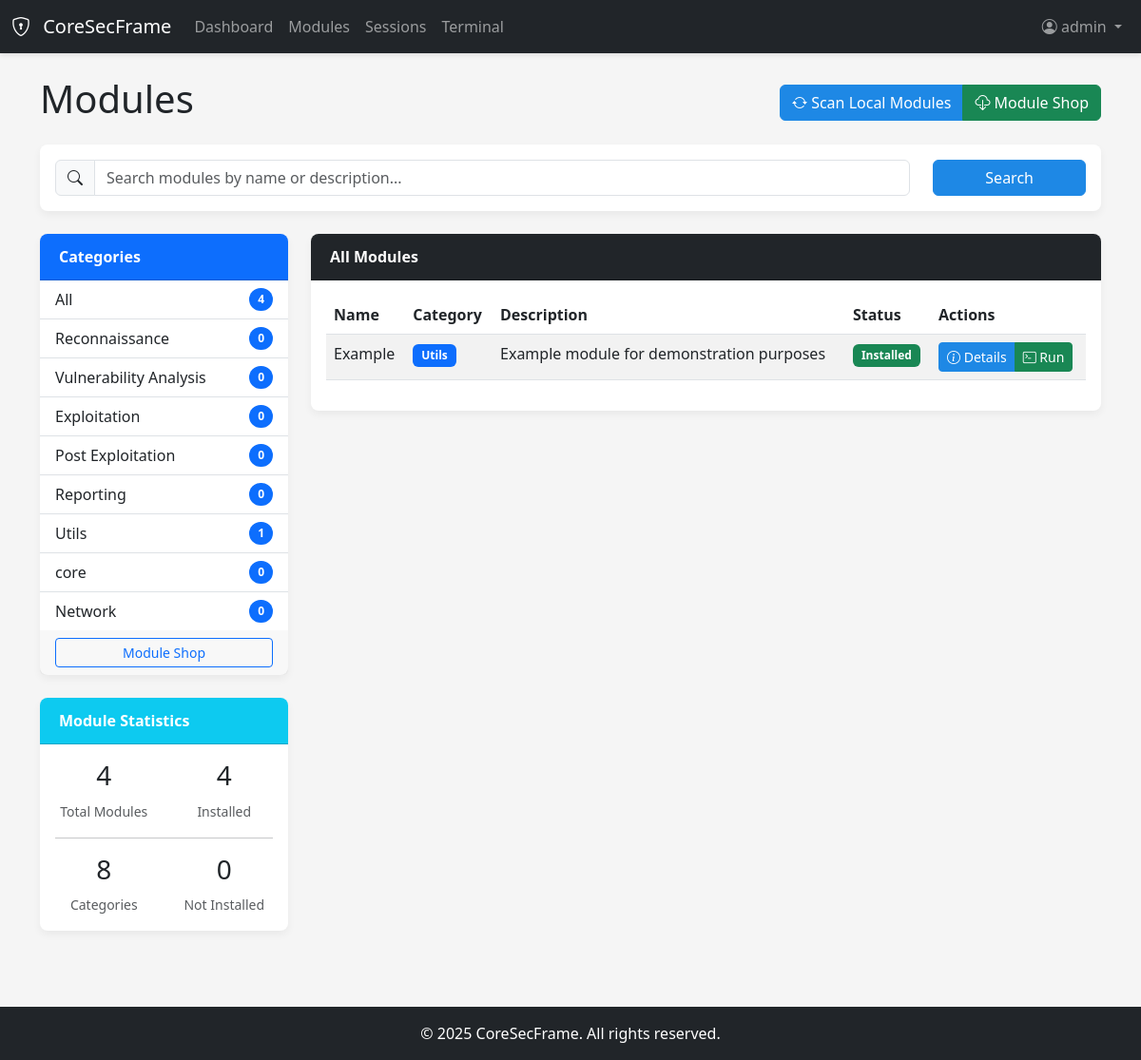
Screenshot of /modules/category/Utils (signed in) with the database file from the repository.
### app/auth/models.py (models this page shows, shortened)
class User(UserMixin, db.Model):
    id = db.Column(db.Integer, primary_key=True)
    username = db.Column(db.String(64), index=True, unique=True)
    email = db.Column(db.String(120), index=True, unique=True)
    password_hash = db.Column(db.String(128))
    role = db.Column(db.String(20), default='user')  # 'admin' or 'user'
    created_at = db.Column(db.DateTime, default=datetime.utcnow)
    last_login = db.Column(db.DateTime, nullable=True)
    def is_admin(self):
        return self.role == 'admin'

### app/modules/models.py (models this page shows, shortened)
class ModuleCategory(db.Model):
    id = db.Column(db.Integer, primary_key=True)
    name = db.Column(db.String(64), index=True, unique=True)
    description = db.Column(db.Text, nullable=True)
    created_at = db.Column(db.DateTime, default=datetime.utcnow)

class Module(db.Model):
    id = db.Column(db.Integer, primary_key=True)
    name = db.Column(db.String(64), index=True, unique=True)
    description = db.Column(db.Text)
    category = db.Column(db.String(64), index=True)
    command = db.Column(db.String(128))
    remote_url = db.Column(db.String(256), nullable=True)
    local_path = db.Column(db.String(256))
    installed = db.Column(db.Boolean, default=False)
    installed_date = db.Column(db.DateTime, nullable=True)
    last_used = db.Column(db.DateTime, nullable=True)
    created_at = db.Column(db.DateTime, default=datetime.utcnow)
    updated_at = db.Column(db.DateTime, default=datetime.utcnow, onupdate=datetime.utcnow)

### app/modules/routes.py (the view)
@modules_bp.route('/category/<name>')
@login_required
def category(name):
    category = ModuleCategory.query.filter_by(name=name).first_or_404()
    modules = Module.query.filter_by(category=name).all()
    categories = ModuleCategory.query.all()
    installed_modules = Module.query.filter_by(installed=True).count()
    total_modules = Module.query.count()
    return render_template(
        'modules/index.html',
        title=f'Category: {name}',
        modules=modules,
        categories=categories,
        installed_modules=installed_modules,
        total_modules=total_modules,
        current_category=category
    )

### app/auth/models.py (called while the page is built)
@login_manager.user_loader
def load_user(id):
    return User.query.get(int(id))

### app/templates/modules/index.html (shortened to what this page needs)
{% extends "base.html" %}
{% block content %}
<div class="row mb-3">
    <div class="col-md-12 d-flex justify-content-between align-items-center">
        <h1>Modules</h1>
        <div class="btn-group" role="group">
            <a href="{{ url_for('modules.scan') }}" class="btn btn-primary">
                <i class="bi bi-arrow-repeat"></i> Scan Local Modules
            </a>
            <a href="{{ url_for('modules.shop') }}" class="btn btn-success">
                <i class="bi bi-cloud-download"></i> Module Shop
            </a>
        </div>
    </div>
</div>
<div class="row">
    <div class="col-md-12">
        <div class="card mb-4">
            <div class="card-body">
                <form action="{{ url_for('modules.search') }}" method="get" class="row align-items-center">
                    <div class="col-md-10">
                        <div class="input-group">
                            <span class="input-group-text"><i class="bi bi-search"></i></span>
                            <input type="text" name="q" class="form-control" placeholder="Search modules by name or description...">
                        </div>
                    </div>
                    <div class="col-md-2">
                        <button type="submit" class="btn btn-primary w-100">Search</button>
                    </div>
                </form>
            </div>
        </div>
    </div>
</div>
<div class="row">
    <div class="col-md-3">
        <div class="card mb-4">
            <div class="card-header bg-primary text-white">
                Categories
            </div>
            <div class="list-group list-group-flush">
                <a href="{{ url_for('modules.index') }}" class="list-group-item list-group-item-action d-flex justify-content-between align-items-center">
                    All
                    <span class="badge bg-primary rounded-pill">{{ total_modules }}</span>
                </a>
                {% for category in categories %}
                <a href="{{ url_for('modules.category', name=category.name) }}" class="list-group-item list-group-item-action d-flex justify-content-between align-items-center">
                    {{ category.name }}
                    <span class="badge bg-primary rounded-pill">
                        {{ modules|selectattr('category', 'equalto', category.name)|list|length }}
                    </span>
                </a>
                {% endfor %}
            </div>
            <div class="card-footer">
                <div class="d-grid">
                    <a href="{{ url_for('modules.shop') }}" class="btn btn-sm btn-outline-primary">Module Shop</a>
                </div>
            </div>
        </div>
        <div class="card">
            <div class="card-header bg-info text-white">
                Module Statistics
            </div>
            <div class="card-body">
                <div class="row text-center">
                    <div class="col-6">
                        <h3>{{ total_modules }}</h3>
                        <small class="text-muted">Total Modules</small>
                    </div>
                    <div class="col-6">
                        <h3>{{ installed_modules }}</h3>
                        <small class="text-muted">Installed</small>
                    </div>
                </div>
                <hr>
                <div class="row text-center">
                    <div class="col-6">
                        <h3>{{ categories|length }}</h3>
                        <small class="text-muted">Categories</small>
                    </div>
                    <div class="col-6">
                        <h3>{{ total_modules - installed_modules }}</h3>
                        <small class="text-muted">Not Installed</small>
                    </div>
                </div>
            </div>
        </div>
    </div>
    <div class="col-md-9">
        <div class="card">
            <div class="card-header bg-dark text-white">
                All Modules
            </div>
            <div class="card-body">
                <div class="table-responsive">
                    <table class="table table-striped table-hover">
                        <thead>
                            <tr>
                                <th>Name</th>
                                <th>Category</th>
                                <th>Description</th>
                                <th>Status</th>
                                <th>Actions</th>
                            </tr>
                        </thead>
                        <tbody>
                            {% for module in modules %}
                            <tr>
                                <td>{{ module.name }}</td>
                                <td>
                                    <a href="{{ url_for('modules.category', name=module.category) }}" class="badge bg-primary text-decoration-none">
                                        {{ module.category }}
                                    </a>
                                </td>
                                <td>{{ module.description|truncate(60) }}</td>
                                <td>
                                    {% if module.installed %}
                                    <span class="badge bg-success">Installed</span>
                                    {% else %}
                                    <span class="badge bg-danger">Not Installed</span>
                                    {% endif %}
                                </td>
                                <td>
                                    <div class="btn-group" role="group">
                                        <a href="{{ url_for('modules.view', id=module.id) }}" class="btn btn-sm btn-primary">
                                            <i class="bi bi-info-circle"></i> Details
                                        </a>
                                        {% if module.installed %}
                                        <a href="{{ url_for('terminal.new') }}?module={{ module.name }}" class="btn btn-sm btn-success">
                                            <i class="bi bi-terminal"></i> Run
                                        </a>
                                        {% endif %}
                                    </div>
                                </td>
                            </tr>
                            {% else %}
                            <tr>
                                <td colspan="5" class="text-center">No modules found</td>
                            </tr>
                            {% endfor %}
                        </tbody>
                    </table>
                </div>
            </div>
        </div>
    </div>
</div>
{% endblock %}

### app/templates/base.html (shortened to what this page needs)
<!DOCTYPE html>
<html lang="en">
<head>
    <link href="https://cdn.jsdelivr.net/npm/bootstrap@5.3.0-alpha1/dist/css/bootstrap.min.css" rel="stylesheet">
    <link rel="stylesheet" href="https://cdn.jsdelivr.net/npm/bootstrap-icons@1.10.3/font/bootstrap-icons.css">
    <link rel="stylesheet" href="{{ url_for('static', filename='css/styles.css') }}">
</head>
<body class="d-flex flex-column min-vh-100">
    <body class="d-flex flex-column min-vh-100">
        <header>
            <nav class="navbar navbar-expand-lg navbar-dark bg-dark">
                <div class="container-fluid">
                    <a class="navbar-brand" href="{{ url_for('core.index') }}">
                        <i class="bi bi-shield-lock me-2"></i>
                        CoreSecFrame
                    </a>
                    <div class="collapse navbar-collapse" id="navbarNav">
                        <ul class="navbar-nav me-auto">
                            {% if current_user.is_authenticated %}
                            <li class="nav-item">
                                <a class="nav-link" href="{{ url_for('core.dashboard') }}">Dashboard</a>
                            </li>
                            <li class="nav-item">
                                <a class="nav-link" href="{{ url_for('modules.index') }}">Modules</a>
                            </li>
                            <li class="nav-item">
                                <a class="nav-link" href="{{ url_for('sessions.index') }}">Sessions</a>
                            </li>
                            <li class="nav-item">
                                <a class="nav-link" href="{{ url_for('terminal.index') }}">Terminal</a>
                            </li>
                            {% endif %}
                        </ul>
                        <ul class="navbar-nav ms-auto">
                            {% if current_user.is_authenticated %}
                            <li class="nav-item dropdown">
                                <a class="nav-link dropdown-toggle" href="#" id="navbarDropdown" role="button"
                                    data-bs-toggle="dropdown">
                                    <i class="bi bi-person-circle"></i> {{ current_user.username }}
                                </a>
                            </li>
                            {% endif %}
                        </ul>
                    </div>
                </div>
            </nav>
        </header>
        <main class="flex-grow-1">
            <div class="container mt-4">
                {% block content %}{% endblock %}
            </div>
        </main>
        <footer class="bg-dark text-white mt-4 py-3">
            <div class="container text-center">
                <span>&copy; 2025 CoreSecFrame. All rights reserved.</span>
            </div>
        </footer>
    </body>
</html>

### app/static/css/styles.css (style rules this page uses)
:root { --primary-color: #1e88e5; --primary-dark: #1565c0; --primary-light: #64b5f6; --secondary-color: #6c757d; --success-color: #28a745; --danger-color: #dc3545; --warning-color: #ffc107; --info-color: #17a2b8; --dark-color: #343a40; --light-color: #f8f9fa; }
body { min-height: 100vh; display: flex; flex-direction: column; background-color: #f5f5f5; }
main { flex: 1; margin-bottom: 2rem; }
.navbar { box-shadow: 0 2px 5px rgba(0, 0, 0, 0.1); }
.card { border: none; border-radius: 0.5rem; box-shadow: 0 4px 8px rgba(0, 0, 0, 0.05); margin-bottom: 1.5rem; }
.card-header { border-radius: 0.5rem 0.5rem 0 0 !important; padding: 0.75rem 1.25rem; font-weight: bold; }
.badge { padding: 0.5em 0.75em; }
.btn-primary { background-color: var(--primary-color); border-color: var(--primary-color); }

### rows the page displays
User: username "admin"
ModuleCategory: name "Reconnaissance", name "0"
ModuleCategory: name "Vulnerability Analysis", name "0"
ModuleCategory: name "Exploitation", name "0"
ModuleCategory: name "Post Exploitation", name "0"
ModuleCategory: name "Reporting", name "0"
ModuleCategory: name "Utils", name "1"
ModuleCategory: name "core", name "0"
ModuleCategory: name "Network", name "0"
Module: name "Example", category "Utils", description "Example module for demonstration purposes", installed "Installed"

### other values shown
{{ total_modules }} "4"
{{ installed_modules }} "4"
{{ categories|length }} "8"
{{ total_modules - installed_modules }} "0"
